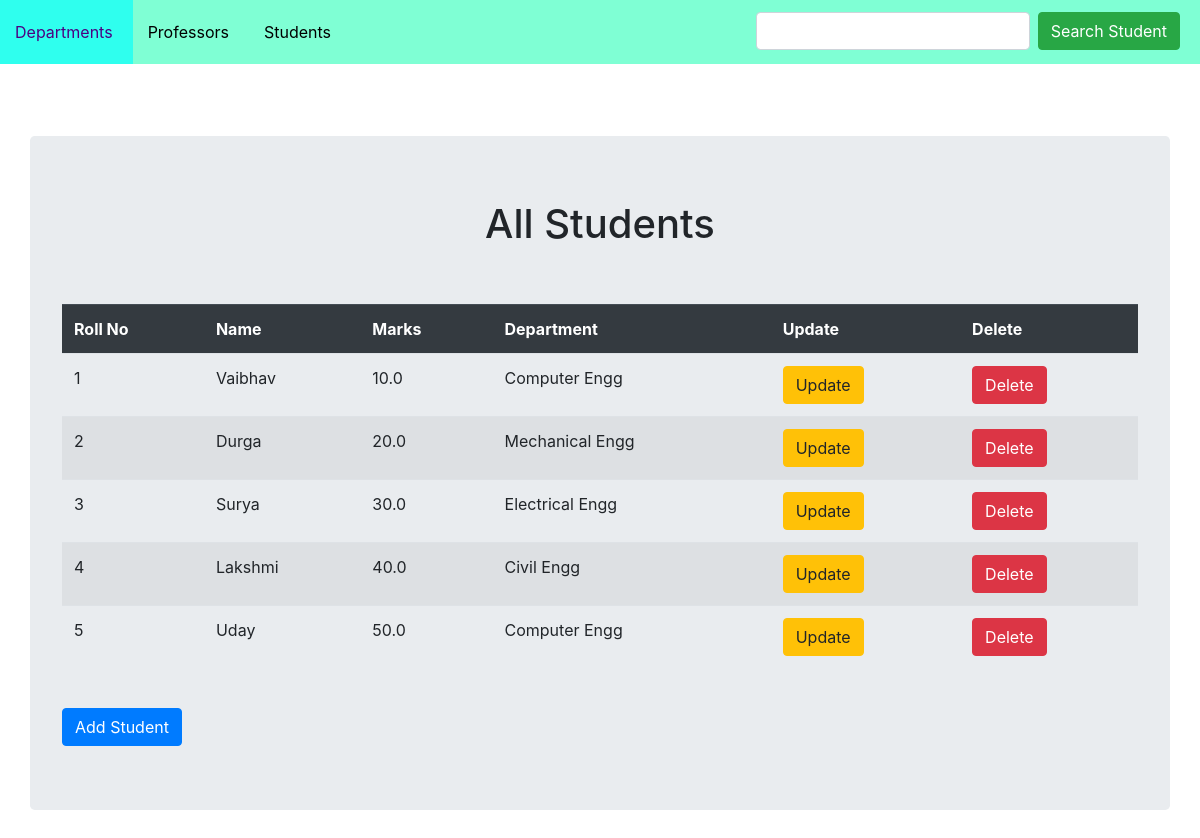
/stud/retrive/, run on an earlier commit of the app's database.
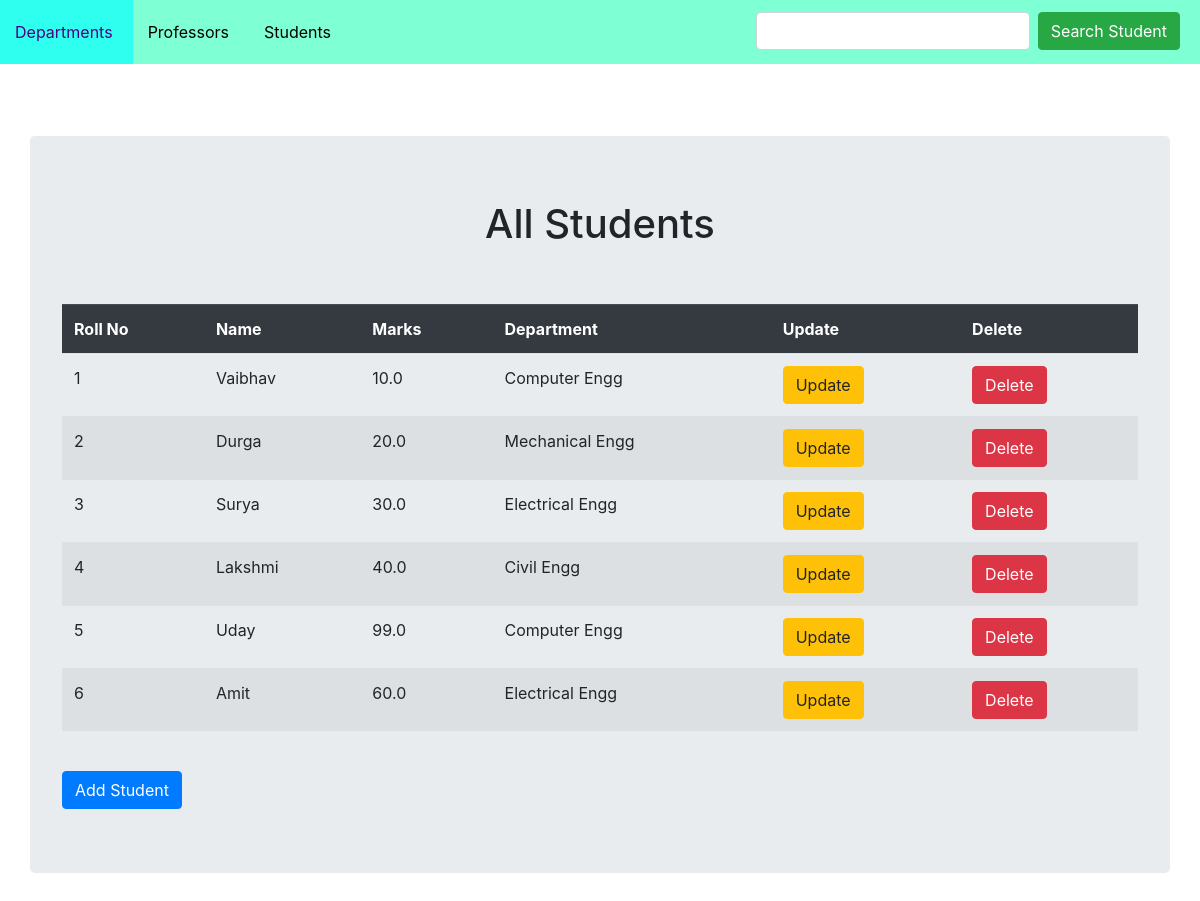
And on a later commit of the database.
### StudentApp/models.py (models this page shows, shortened)
class Student(models.Model):
    dept = models.ForeignKey(Dept,on_delete=models.CASCADE)
    rn = models.IntegerField(unique=True)
    name = models.CharField(max_length=32)
    marks = models.FloatField()

### CollegeApp/models.py (models this page shows)
class Dept(models.Model):
    name = models.CharField(max_length=32)
    intake = models.IntegerField()
    def __str__(self) -> str:
        return f"{self.name}"

### StudentApp/views.py (the view)
# urls.py: path('retrive/',StudentListView.as_view(),name='retrive_stud'),
class StudentListView(ListView):
    model = Student

### templates/StudentApp/student_list.html (shortened to what this page needs)
{% extends 'layout.html' %}
{% block search %}
    <div style="margin-right: 20px;" class="form-inline my-2 my-lg-0">
        <form action="{% url 'search_stud' %}" class="form-inline my-2 my-lg-0">
            <input type="text" name="stud_name" class="form-control mr-sm-2" autocomplete="off">
            <input type="submit" value="Search Student" class="btn btn-success my-2 my-sm-0">
        </form>
    </div>
{% endblock %}
{% block content %}
    <div class="container jumbotron">
    <h1 style="text-align: center;">All Students</h1>
    <br><br>
        {% if object_list %}
            <table class="table table-striped table-hover">
                <tr class="thead-dark">
                    <th>Roll No</th>
                    <th>Name</th>
                    <th>Marks</th>
                    <th>Department</th>
                    <th>Update</th>
                    <th>Delete</th>
                </tr>
                {% for stud in object_list %}
                    <tr>
                        <td>{{stud.rn}}</td>
                        <td>{{stud.name}}</td>
                        <td>{{stud.marks}}</td>
                        <td>{{stud.dept}}</td>
                        <td><a href="{% url 'update_stud' stud.id %}"><button class="btn btn-warning">Update</button></a></td>
                        <td><a href="{% url 'delete_stud' stud.id %}"><button class="btn btn-danger">Delete</button></a></td>
                    </tr>
                {% endfor %}
            </table>
            <br>
            <div class="row">
                <div class="col-6">
                    <a href="{% url 'create_stud' %}">
                        <button class="btn btn-primary">
                            Add Student
                        </button>
                    </a>
                </div>
                <div class="col-6">
                </div>
            </div>
        {% endif %}
    </div>
{% endblock %}

What changed in the data, as far as the page shows it:
changed Student "Uday": marks "50.0" → "99.0"
added Student: rn "6", name "Amit", marks "60.0", dept "Electrical Engg"
